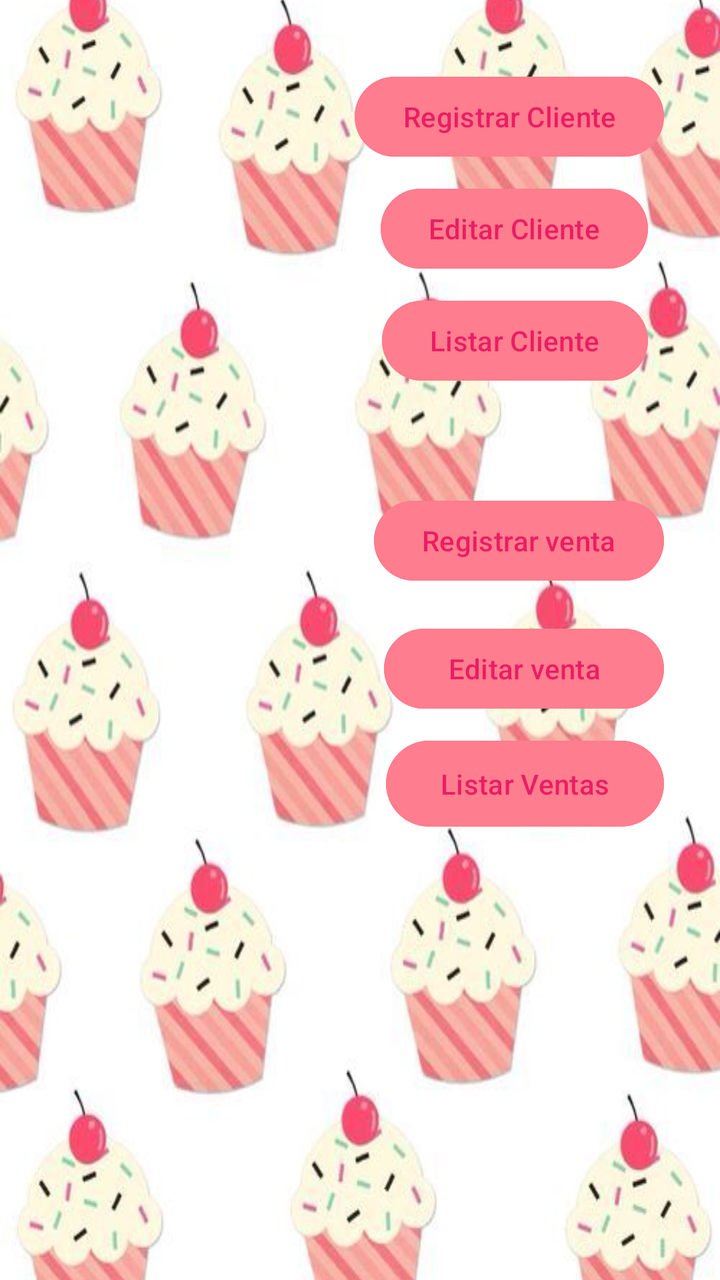
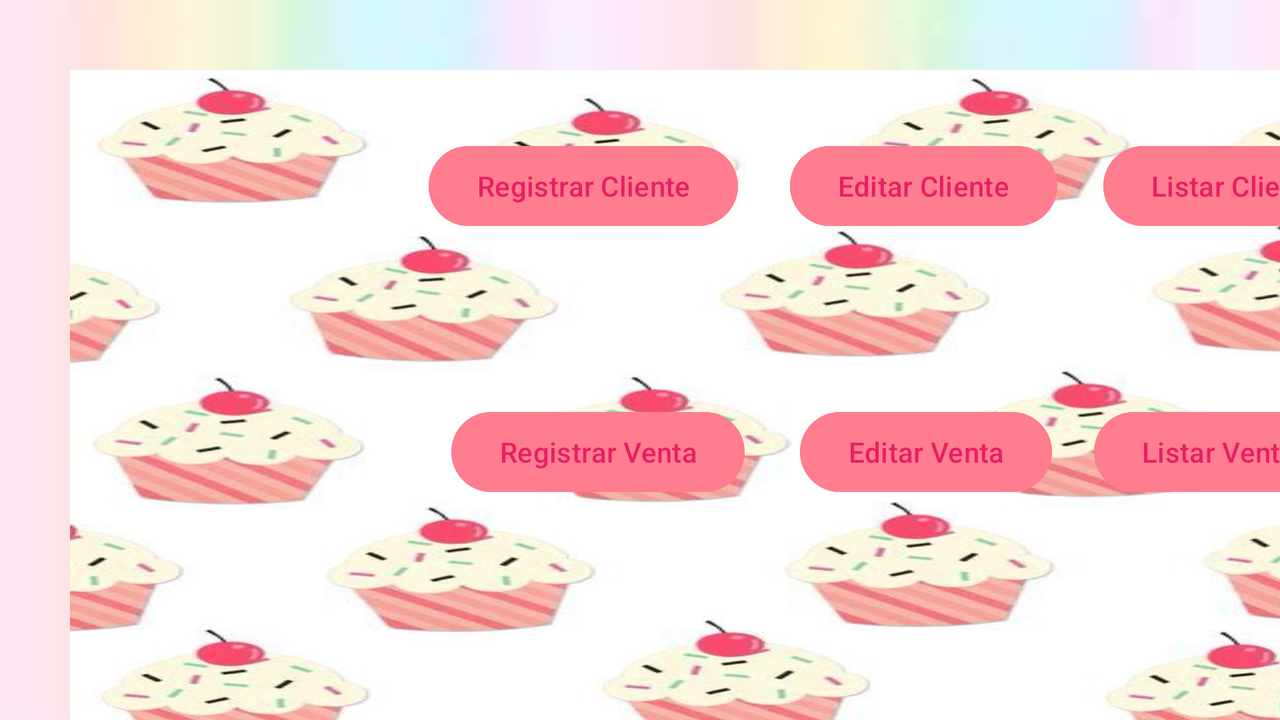

An Android layout and its configuration variant, each rendered on a device that would load it. The default file and the variant file are quoted in full after the pictures.
<!-- AndroidManifest.xml: application theme Theme.PasteleryLAn -->
<!-- res/layout/activity_inicio.xml -->
<?xml version="1.0" encoding="utf-8"?>
<androidx.constraintlayout.widget.ConstraintLayout xmlns:android="http://schemas.android.com/apk/res/android"
    xmlns:app="http://schemas.android.com/apk/res-auto"
    xmlns:tools="http://schemas.android.com/tools"
    android:layout_width="match_parent"
    android:layout_height="match_parent"
    android:background="@drawable/fondo3"
    tools:context=".vista.inicio">


  <androidx.constraintlayout.widget.ConstraintLayout
      android:layout_width="360dp"
      android:layout_height="700dp"
      android:layout_marginStart="40dp"
      android:layout_marginTop="30dp"
      android:layout_marginEnd="40dp"
      android:layout_marginBottom="30dp"
      android:background="@drawable/fondo2"
      app:layout_constraintBottom_toBottomOf="parent"
      app:layout_constraintEnd_toEndOf="parent"
      app:layout_constraintStart_toStartOf="parent"
      app:layout_constraintTop_toTopOf="parent"
      tools:ignore="TextSizeCheck">

    <Button
        android:id="@+id/btnRegistrarCl"
        android:layout_width="wrap_content"
        android:layout_height="wrap_content"
        android:layout_marginStart="42dp"
        android:layout_marginTop="64dp"
        android:layout_marginEnd="28dp"
        android:backgroundTint="#FE7D8E"
        android:text="Registrar Cliente"
        android:textColor="#E91E63"
        app:layout_constraintEnd_toEndOf="parent"
        app:layout_constraintStart_toEndOf="@+id/imageView2"
        app:layout_constraintTop_toTopOf="parent"
        tools:ignore="DuplicateSpeakableTextCheck,HardcodedText,MissingConstraints,TextContrastCheck" />

    <Button
        android:id="@+id/btnEditCL"
        android:layout_width="wrap_content"
        android:layout_height="wrap_content"
        android:layout_marginStart="42dp"
        android:layout_marginTop="8dp"
        android:layout_marginEnd="36dp"
        android:backgroundTint="#FE7D8E"
        android:text="Editar Cliente"
        android:textColor="#E91E63"
        app:layout_constraintEnd_toEndOf="parent"
        app:layout_constraintStart_toEndOf="@+id/imageView2"
        app:layout_constraintTop_toBottomOf="@+id/btnRegistrarCl"
        tools:ignore="DuplicateSpeakableTextCheck,HardcodedText,MissingConstraints,TextContrastCheck,UnknownId" />

    <Button
        android:id="@+id/btnEditVn"
        android:layout_width="140dp"
        android:layout_height="48dp"
        android:layout_marginTop="16dp"
        android:layout_marginEnd="28dp"
        android:backgroundTint="#FE7D8E"
        android:text="Editar venta"
        android:textColor="#E91E63"
        app:layout_constraintEnd_toEndOf="parent"
        app:layout_constraintTop_toBottomOf="@+id/btnRegistrarVN"
        tools:ignore="HardcodedText,MissingConstraints,TextContrastCheck" />

    <Button
        android:id="@+id/btnListarVn"
        android:layout_width="139dp"
        android:layout_height="51dp"
        android:layout_marginStart="42dp"
        android:layout_marginTop="8dp"
        android:layout_marginEnd="28dp"
        android:backgroundTint="#FE7D8E"
        android:text="Listar Ventas"
        android:textColor="#E91E63"
        app:layout_constraintEnd_toEndOf="parent"
        app:layout_constraintStart_toEndOf="@+id/imageView4"
        app:layout_constraintTop_toBottomOf="@+id/btnEditVn"
        tools:ignore="HardcodedText,MissingConstraints,TextContrastCheck,UnknownId" />

    <Button
        android:id="@+id/btnListarCl"
        android:layout_width="wrap_content"
        android:layout_height="wrap_content"
        android:layout_marginTop="8dp"
        android:layout_marginEnd="36dp"
        android:backgroundTint="#FE7D8E"
        android:text="Listar Cliente"
        android:textColor="#E91E63"
        app:layout_constraintEnd_toEndOf="parent"
        app:layout_constraintTop_toBottomOf="@+id/btnEditCL"
        tools:ignore="HardcodedText,MissingConstraints,TextContrastCheck" />

    <Button
        android:id="@+id/btnRegistrarVN"
        android:layout_width="wrap_content"
        android:layout_height="wrap_content"
        android:layout_marginTop="52dp"
        android:layout_marginEnd="28dp"
        android:backgroundTint="#FE7D8E"
        android:text="Registrar venta"
        android:textColor="#E91E63"
        app:layout_constraintEnd_toEndOf="parent"
        app:layout_constraintTop_toBottomOf="@+id/btnListarCl"
        tools:ignore="HardcodedText,MissingConstraints,TextContrastCheck,TextContrastCheck,DuplicateSpeakableTextCheck" />

    <ImageView
        android:id="@+id/imageView3"
        android:layout_width="128dp"
        android:layout_height="119dp"
        android:layout_marginStart="37dp"
        android:layout_marginTop="76dp"
        android:layout_marginEnd="13dp"
        android:src="@drawable/cliente"
        app:layout_constraintEnd_toStartOf="@+id/btnRegistrarCl"
        app:layout_constraintHorizontal_bias="0.0"
        app:layout_constraintStart_toStartOf="parent"
        app:layout_constraintTop_toTopOf="parent"
        tools:ignore="ContentDescription,ImageContrastCheck" />

    <ImageView
        android:id="@+id/imageView5"
        android:layout_width="136dp"
        android:layout_height="130dp"
        android:src="@drawable/iconov"
        app:layout_constraintBottom_toBottomOf="parent"
        app:layout_constraintEnd_toStartOf="@+id/btnEditVn"
        app:layout_constraintHorizontal_bias="0.578"
        app:layout_constraintStart_toStartOf="parent"
        app:layout_constraintTop_toBottomOf="@+id/imageView3"
        app:layout_constraintVertical_bias="0.277"
        tools:ignore="ContentDescription" />

  </androidx.constraintlayout.widget.ConstraintLayout>

</androidx.constraintlayout.widget.ConstraintLayout>
<!-- resources referenced by this layout -->
<resources>
  <!-- drawable fondo2: jpg bitmap (drawable, 42450 bytes) -->
  <!-- drawable fondo3: jpg bitmap (drawable, 2084 bytes) -->
  <!-- from res/values-v23/ -->
  <style name="Theme.PasteleryLAn" parent="Base.Theme.PasteleryLAn">
          
          <item name="android:navigationBarColor">@android:color/transparent</item>
          <item name="android:statusBarColor">@android:color/transparent</item>
          <item name="android:windowLightStatusBar">?attr/isLightTheme</item>
      </style>
  <style name="Base.Theme.PasteleryLAn" parent="Theme.Material3.DayNight.NoActionBar">
          
          
      </style>
</resources>
<!-- res/layout-land/activity_inicio.xml (the repository's variant of the layout above) -->
<!-- drawn on the phone turned sideways -->
<?xml version="1.0" encoding="utf-8"?>
<androidx.constraintlayout.widget.ConstraintLayout xmlns:android="http://schemas.android.com/apk/res/android"
    xmlns:app="http://schemas.android.com/apk/res-auto"
    xmlns:tools="http://schemas.android.com/tools"
    android:layout_width="match_parent"
    android:layout_height="match_parent"
    android:background="@drawable/fondo3"
    tools:context=".vista.inicio">

        <androidx.constraintlayout.widget.ConstraintLayout
            android:layout_width="660dp"
            android:layout_height="341dp"
            android:layout_marginStart="35dp"
            android:layout_marginTop="35dp"
            android:layout_marginEnd="36dp"
            android:layout_marginBottom="35dp"
            android:background="@drawable/fondo2"
            app:layout_constraintBottom_toBottomOf="parent"
            app:layout_constraintEnd_toEndOf="parent"
            app:layout_constraintHorizontal_bias="0.0"
            app:layout_constraintStart_toStartOf="parent"
            app:layout_constraintTop_toTopOf="parent"
            app:layout_constraintVertical_bias="0.0"
            tools:ignore="MissingConstraints,TextSizeCheck">

                <Button
                    android:id="@+id/btnRegistrarCl"
                    android:layout_width="wrap_content"
                    android:layout_height="wrap_content"
                    android:layout_marginStart="145dp"
                    android:layout_marginEnd="13dp"
                    android:backgroundTint="#FE7D8E"
                    android:text="Registrar Cliente"
                    android:textColor="#E91E63"
                    app:layout_constraintBottom_toBottomOf="parent"
                    app:layout_constraintEnd_toStartOf="@+id/btnEditCL"
                    app:layout_constraintStart_toStartOf="@+id/imageView3"
                    app:layout_constraintTop_toTopOf="parent"
                    app:layout_constraintVertical_bias="0.116"
                    tools:ignore="DuplicateSpeakableTextCheck,HardcodedText,MissingConstraints,TextContrastCheck" />

                <Button
                    android:id="@+id/btnEditCL"
                    android:layout_width="wrap_content"
                    android:layout_height="wrap_content"
                    android:layout_marginStart="13dp"
                    android:layout_marginTop="34dp"
                    android:layout_marginEnd="11dp"
                    android:layout_marginBottom="85dp"
                    android:backgroundTint="#FE7D8E"
                    android:text="Editar Cliente"
                    android:textColor="#E91E63"
                    app:layout_constraintBottom_toTopOf="@+id/btnEditVn"
                    app:layout_constraintEnd_toStartOf="@+id/btnListarCl"
                    app:layout_constraintStart_toEndOf="@+id/btnRegistrarCl"
                    app:layout_constraintTop_toTopOf="parent"
                    tools:ignore="DuplicateSpeakableTextCheck,HardcodedText,MissingConstraints,TextContrastCheck,UnknownId,UnknownIdInLayout,TouchTargetSizeCheck" />

                <Button
                    android:id="@+id/btnEditVn"
                    android:layout_width="wrap_content"
                    android:layout_height="wrap_content"
                    android:layout_marginTop="85dp"
                    android:layout_marginEnd="21dp"
                    android:backgroundTint="#FE7D8E"
                    android:text="Editar Venta"
                    android:textColor="#E91E63"
                    app:layout_constraintEnd_toStartOf="@+id/btnListarVn"
                    app:layout_constraintTop_toBottomOf="@+id/btnEditCL"
                    tools:ignore="HardcodedText,MissingConstraints,TextContrastCheck" />

                <Button
                    android:id="@+id/btnListarVn"
                    android:layout_width="wrap_content"
                    android:layout_height="wrap_content"
                    android:layout_marginTop="85dp"
                    android:layout_marginEnd="23dp"
                    android:backgroundTint="#FE7D8E"
                    android:text="Listar Venta"
                    android:textColor="#E91E63"
                    app:layout_constraintEnd_toEndOf="parent"
                    app:layout_constraintTop_toBottomOf="@+id/btnListarCl"
                    tools:ignore="HardcodedText,MissingConstraints,TextContrastCheck,UnknownId,UnknownIdInLayout" />

                <Button
                    android:id="@+id/btnListarCl"
                    android:layout_width="wrap_content"
                    android:layout_height="wrap_content"
                    android:layout_marginStart="12dp"
                    android:layout_marginTop="34dp"
                    android:layout_marginEnd="16dp"
                    android:layout_marginBottom="85dp"
                    android:backgroundTint="#FE7D8E"
                    android:text="Listar Cliente"
                    android:textColor="#E91E63"
                    app:layout_constraintBottom_toTopOf="@+id/btnListarVn"
                    app:layout_constraintEnd_toEndOf="parent"
                    app:layout_constraintStart_toEndOf="@+id/btnEditCL"
                    app:layout_constraintTop_toTopOf="parent"
                    tools:ignore="HardcodedText,MissingConstraints,TextContrastCheck" />

                <Button
                    android:id="@+id/btnRegistrarVN"
                    android:layout_width="wrap_content"
                    android:layout_height="wrap_content"
                    android:layout_marginStart="20dp"
                    android:layout_marginTop="85dp"
                    android:layout_marginEnd="26dp"
                    android:layout_marginBottom="126dp"
                    android:backgroundTint="#FE7D8E"
                    android:text="Registrar Venta"
                    android:textColor="#E91E63"
                    app:layout_constraintBottom_toBottomOf="parent"
                    app:layout_constraintEnd_toStartOf="@+id/btnEditVn"
                    app:layout_constraintHorizontal_bias="0.0"
                    app:layout_constraintStart_toEndOf="@+id/imageView5"
                    app:layout_constraintTop_toBottomOf="@+id/btnRegistrarCl"
                    app:layout_constraintVertical_bias="1.0"
                    tools:ignore="HardcodedText,MissingConstraints,TextContrastCheck,TextContrastCheck,DuplicateSpeakableTextCheck" />

                <ImageView
                    android:id="@+id/imageView3"
                    android:layout_width="128dp"
                    android:layout_height="119dp"
                    android:layout_marginTop="4dp"
                    android:src="@drawable/cliente"
                    app:layout_constraintEnd_toEndOf="parent"
                    app:layout_constraintHorizontal_bias="0.075"
                    app:layout_constraintStart_toStartOf="parent"
                    app:layout_constraintTop_toTopOf="parent"
                    tools:ignore="ContentDescription,ImageContrastCheck" />

                <ImageView
                    android:id="@+id/imageView5"
                    android:layout_width="131dp"
                    android:layout_height="119dp"
                    android:src="@drawable/iconov"
                    app:layout_constraintBottom_toBottomOf="parent"
                    app:layout_constraintEnd_toEndOf="parent"
                    app:layout_constraintHorizontal_bias="0.075"
                    app:layout_constraintStart_toStartOf="parent"
                    app:layout_constraintTop_toTopOf="parent"
                    app:layout_constraintVertical_bias="0.68"
                    tools:ignore="ContentDescription" />

        </androidx.constraintlayout.widget.ConstraintLayout>

</androidx.constraintlayout.widget.ConstraintLayout>
